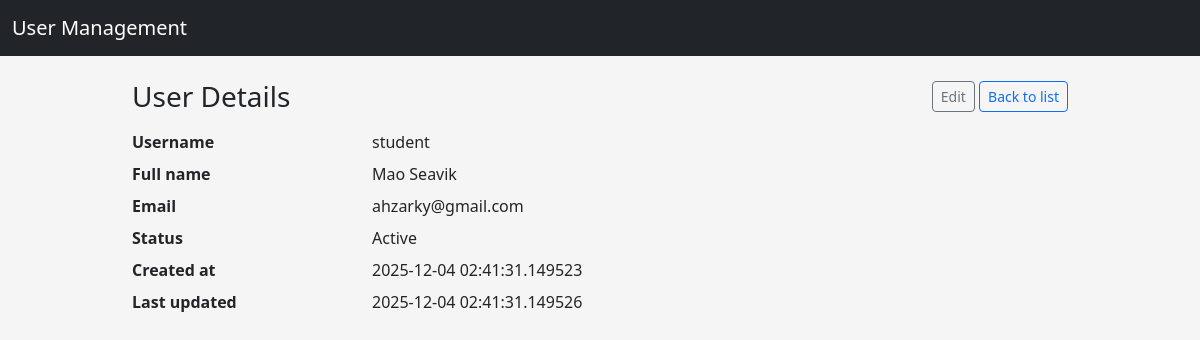
Page /users/1 on the committed database.
### app/models/user.py (models this page shows, shortened)
class User(db.Model):
    __tablename__ = "users"
    id = db.Column(db.Integer, primary_key=True)
    username = db.Column(db.String(80), unique=True, nullable=False)
    email = db.Column(db.String(120), unique=True, nullable=False)
    full_name = db.Column(db.String(120), nullable=False)
    is_active = db.Column(db.Boolean, default=True, nullable=False)
    passwork_hash = db.Column(db.String(255), nullable=False)
    created_at = db.Column(db.DateTime, default=datetime.utcnow, nullable=False)
    updated_at = db.Column(
        db.DateTime, default=datetime.utcnow, onupdate=datetime.utcnow, nullable=False
    )

### app/routes/user_routes.py (the view)
@user_bp.route("/<int:user_id>")
def detail(user_id: int):
    user = UserService.get_by_id(user_id)
    if user is None:
        abort(404)
    return render_template("users/detail.html", user=user)

### app/services/user_service.py (called while the page is built)
    @staticmethod
    def get_by_id(user_id: int) -> Optional[User]:
        return User.query.get(user_id)

### app/templates/users/detail.html (shortened to what this page needs)
{% extends "layouts/base.html" %}
{% block content %}
<div class="d-flex justify-content-between align-items-center mb-3">
    <h1 class="h3 mb-0">User Details</h1>
    <div>
        <a href="{{ url_for('users.edit', user_id=user.id)}}" class="btn btn-sm btn-outline-secondary">Edit</a>
        <a href="{{ url_for('users.index') }}" class="btn btn-sm btn-outline-primary">Back to list</a>
    </div>
</div>
<dl class="row">
    <dt class="col-sm-3">Username</dt>
    <dd class="col-sm-9">{{ user.username }}</dd>
    <dt class="col-sm-3">Full name</dt>
    <dd class="col-sm-9">{{ user.full_name }}</dd>
    <dt class="col-sm-3">Email</dt>
    <dd class="col-sm-9">{{ user.email }}</dd>
    <dt class="col-sm-3">Status</dt>
    <dd class="col-sm-9">
        {% if user.is_active %}
        <span clss="badge text-bg-success">Active</span>
        {% else %}
        <span class="badge text-bg-secondary">Inactive</span>
        {% endif %}
    </dd>
    <dt class="col-sm-3">Created at</dt>
    <dd class="col-sm-9">{{ user.created_at }}</dd>
    <dt class="col-sm-3">Last updated</dt>
    <dd class="col-sm-9">{{ user.updated_at }}</dd>
</dl>
{% endblock %}

### app/static/css/style.css (style rules this page uses)
body { background-color: #f5f5f5; }

### rows in the picture
User: username "student", full_name "Mao Seavik", email "ahzarky@gmail.com", created_at "2025-12-04 02:41:31.149523", updated_at "2025-12-04 02:41:31.149526"
